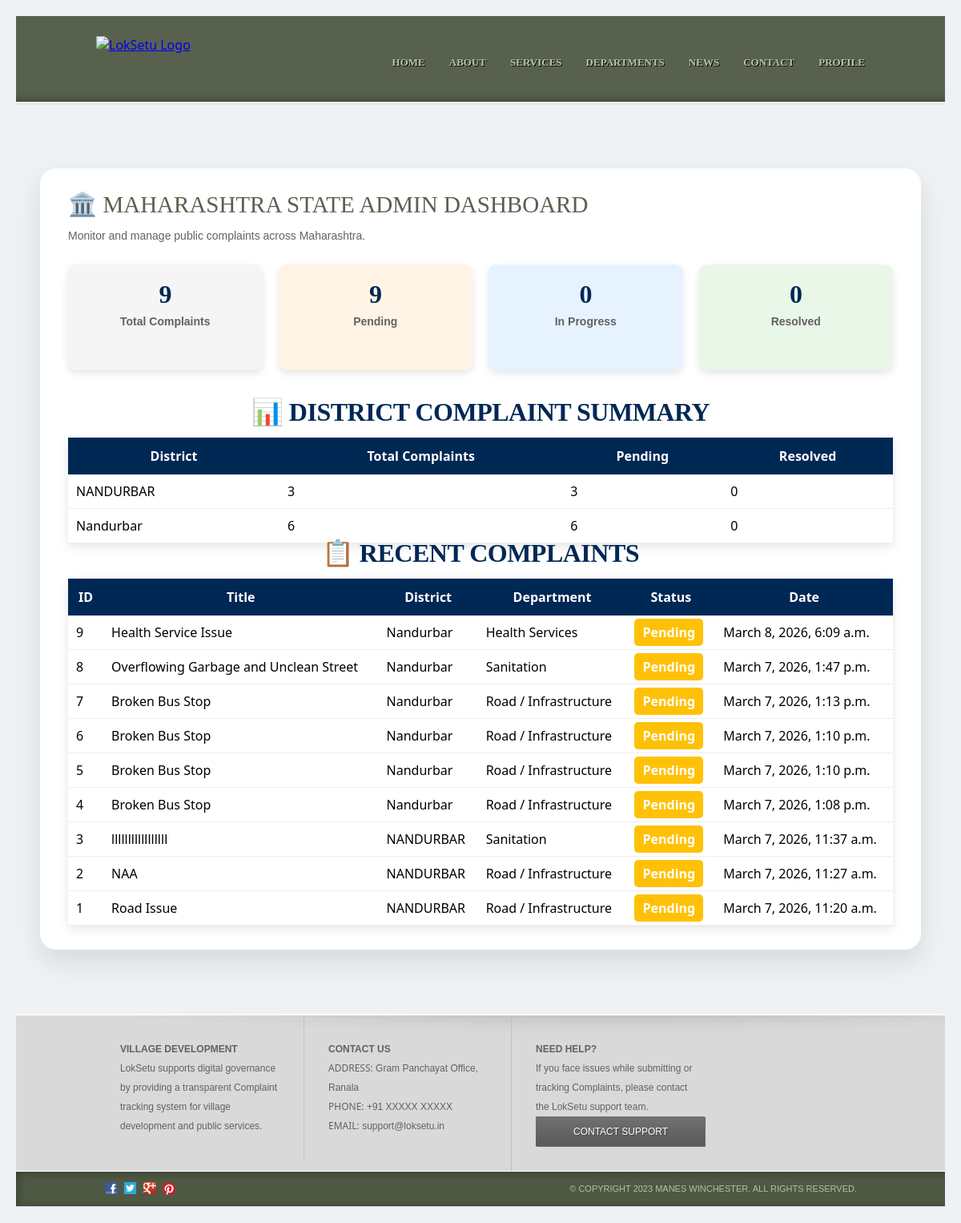
The app's page /accounts/state_admin_dashboard/, older data.
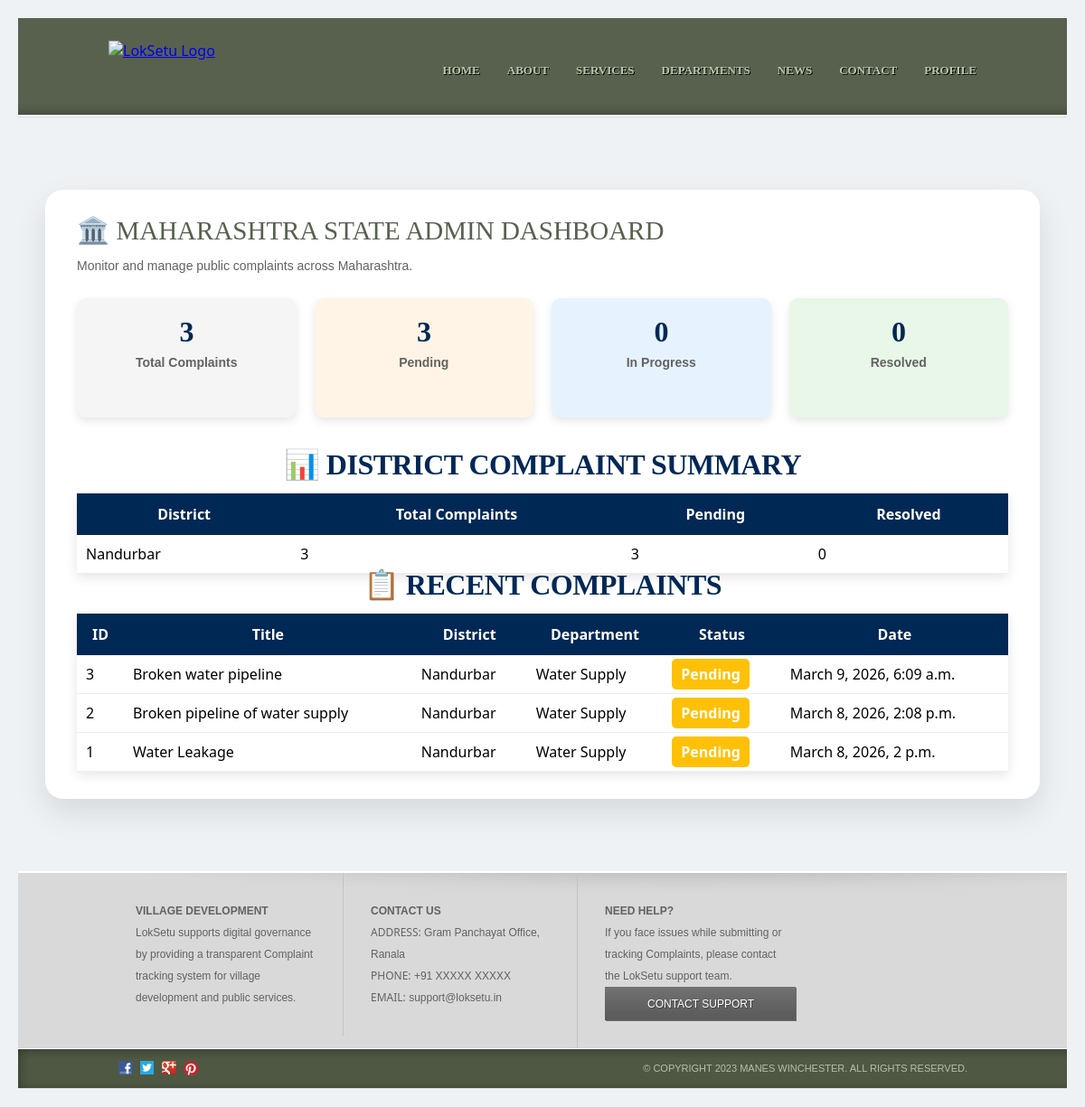
The same page, newer data.
### complaint/models.py (models this page shows, shortened)
class complaint(models.Model):
    complaint_id = models.CharField(max_length=20, unique=True, blank=True)
    full_name = models.CharField(max_length=100)
    phone = models.CharField(max_length=10)
    email = models.EmailField(blank=True, null=True)
    gender = models.CharField(max_length=10)
    aadhaar = models.CharField(max_length=12, blank=True, null=True)
    state = models.CharField(max_length=100)
    district = models.CharField(max_length=100)
    taluka = models.CharField(max_length=100)
    village = models.CharField(max_length=100)
    ward = models.CharField(max_length=20)
    pincode = models.CharField(max_length=6)
    department = models.CharField(max_length=100)
    title = models.CharField(max_length=200)
    description = models.TextField()
    issue_location = models.CharField(max_length=200)
    issue_date = models.DateField()
    evidence = models.FileField(upload_to='complaint/', blank=True, null=True)
    latitude = models.FloatField(blank=True, null=True)
    longitude = models.FloatField(blank=True, null=True)
    STATUS_CHOICES = [
        ("Pending", "Pending"),
        ("In Progress", "In Progress"),
        ("Resolved", "Resolved"),
        ("Rejected", "Rejected"),
    ]
    status = models.CharField(
        max_length=20,
        choices=STATUS_CHOICES,
        default="Pending"
    )
    created_at = models.DateTimeField(auto_now_add=True)

### account/views.py (the view)
# urls.py: path('state_admin_dashboard/', views.state_admin_dashboard, name='state_admin_dashboard'),
def state_admin_dashboard(request):
    complaints = complaint.objects.all().order_by("-created_at")[:20]
    total = complaint.objects.count()
    pending = complaint.objects.filter(status="Pending").count()
    progress = complaint.objects.filter(status="In Progress").count()
    resolved = complaint.objects.filter(status="Resolved").count()
    districts = complaint.objects.values("district").annotate(total=Count("id"))
    district_data = []
    for d in districts:
        district = d["district"]
        district_data.append({
            "district": district,
            "total": complaint.objects.filter(district=district).count(),
            "pending": complaint.objects.filter(district=district, status="Pending").count(),
            "resolved": complaint.objects.filter(district=district, status="Resolved").count(),
        })
    context = {
        "complaints": complaints,
        "total_complaints": total,
        "pending_complaints": pending,
        "progress_complaints": progress,
        "resolved_complaints": resolved,
        "district_data": district_data
    }
    return render(request,"state_admin_dashboard.html",context)

### templates/state_admin_dashboard.html
{% load static %} {% include "header.html" %}
<div class="container">
  <h1>🏛️ Maharashtra State Admin Dashboard</h1>
  <p>Monitor and manage public complaints across Maharashtra.</p>
  <div class="stats">
    <div class="card total">
      <h2>{{ total_complaints }}</h2>
      <p>Total Complaints</p>
    </div>
    <div class="card pending">
      <h2>{{ pending_complaints }}</h2>
      <p>Pending</p>
    </div>
    <div class="card progress">
      <h2>{{ progress_complaints }}</h2>
      <p>In Progress</p>
    </div>
    <div class="card resolved">
      <h2>{{ resolved_complaints }}</h2>
      <p>Resolved</p>
    </div>
  </div>
  <h2>📊 District Complaint Summary</h2>
  <table>
    <thead>
      <tr>
        <th>District</th>
        <th>Total Complaints</th>
        <th>Pending</th>
        <th>Resolved</th>
      </tr>
    </thead>
    <tbody>
      {% for d in district_data %}
      <tr>
        <td>{{ d.district }}</td>
        <td>{{ d.total }}</td>
        <td>{{ d.pending }}</td>
        <td>{{ d.resolved }}</td>
      </tr>
      {% endfor %}
    </tbody>
  </table>
  <h2>📋 Recent Complaints</h2>
  <table>
    <thead>
      <tr>
        <th>ID</th>
        <th>Title</th>
        <th>District</th>
        <th>Department</th>
        <th>Status</th>
        <th>Date</th>
      </tr>
    </thead>
    <tbody>
      {% for c in complaints %}
      <tr>
        <td>{{ c.id }}</td>
        <td>{{ c.title }}</td>
        <td>{{ c.district }}</td>
        <td>{{ c.department }}</td>
        <td>
          {% if c.status == "Pending" %}
          <span class="status pending">{{ c.status }}</span>
          {% elif c.status == "In Progress" %}
          <span class="status progress">{{ c.status }}</span>
          {% elif c.status == "Resolved" %}
          <span class="status resolved">{{ c.status }}</span>
          {% else %}
          <span class="status rejected">{{ c.status }}</span>
          {% endif %}
        </td>
        <td>{{ c.created_at }}</td>
      </tr>
      {% endfor %}
    </tbody>
  </table>
</div>
{% include "footer.html" %}

### templates/header.html (shortened to what this page needs)
{% load static %}
<!doctype html>
<html>
  <head>
    <link
      rel="stylesheet"
      href="{% static 'css/style.css' %}"
      type="text/css"
    />
    <link
      rel="stylesheet"
      href="{% static 'css/complaint.css' %}"
      type="text/css"
    />
    <link
      rel="stylesheet"
      href="{% static 'css/district_admin_dashboard.css' %}"
      type="text/css"
    />
    <link
      rel="stylesheet"
      href="{% static 'css/map_complaint.css' %}"
      type="text/css"
    />
    <link
      rel="stylesheet"
      href="{% static 'css/state_admin_dashboard.css' %}"
      type="text/css"
    />
    <link
      rel="stylesheet"
      href="{% static 'css/super_admin_dashboard.css' %}"
      type="text/css"
    />
    <link
      rel="stylesheet"
      href="{% static 'css/taluka_admin_dashboard.css' %}"
      type="text/css"
    />
    <link
      rel="stylesheet"
      href="{% static 'css/village_admin_dashboard.css' %}"
      type="text/css"
    />
  </head>
  <body>
    <div id="header">
      <div class="clearfix">
        <div class="logo">
          <a href="{% url 'homepage' %}">
            <img src="{% static 'images/logo.png' %}" alt="LokSetu Logo" />
          </a>
        </div>
        <nav>
          <ul class="navigation">
            <li><a href="{% url 'homepage' %}">Home</a></li>
            <li><a href="{% url 'aboutus' %}">About</a></li>
            <li><a href="{% url 'services' %}">Services</a></li>
            <li><a href="{% url 'departments' %}">Departments</a></li>
            <li><a href="{% url 'post' %}">News</a></li>
            <li><a href="{% url 'contactus' %}">Contact</a></li>
            <li><a href="{% url 'userprofile' %}">Profile</a></li>
          </ul>
        </nav>
      </div>
    </div>
  </body>
</html>

### templates/footer.html
<div id="footer">
  <div class="clearfix">
    <div class="section">
      <h4>Village Development</h4>
      <p>
        LokSetu supports digital governance by providing
        a transparent Complaint tracking system for
        village development and public services.
      </p>
    </div>
    <div class="section contact">
      <h4>Contact Us</h4>
      <p><span>Address:</span> Gram Panchayat Office, Ranala</p>
      <p><span>Phone:</span> +91 XXXXX XXXXX</p>
      <p><span>Email:</span> support@loksetu.in</p>
    </div>
    <div class="section">
      <h4>Need Help?</h4>
      <p>
        If you face issues while submitting or tracking
        Complaints, please contact the LokSetu support team.
      </p>
      <a href="/contact/" class="subscribe">
        Contact Support
      </a>
    </div>
  </div>
<div id="footnote">
			<div class="clearfix">
				<div class="connect">
					<a href="http://freewebsitetemplates.com/go/facebook/" class="facebook"></a><a href="http://freewebsitetemplates.com/go/twitter/" class="twitter"></a><a href="http://freewebsitetemplates.com/go/googleplus/" class="googleplus"></a><a href="http://pinterest.com/fwtemplates/" class="pinterest"></a>
				</div>
				<p>
					© Copyright 2023 Manes Winchester. All Rights Reserved.
				</p>
			</div>
		</div>
	</div>
</body>
</html>

### static/css/style.css (style rules this page uses)
body { background-color: #e2e2e2; min-width: 960px; margin: 0; }
img { display: block; border: 0; }
.clearfix { width: 960px; margin: 0 auto; }
.clearfix:after { clear:both; content:""; display:block; line-height:0; height:1%; visibility:hidden; }
.more, .subscribe, input[type='submit'] { background: url(../images/interface.png) no-repeat; }
.phone, .mail, .home, .fax, #footnote .connect a { background: url(../images/icons.png) no-repeat; }
.more, .subscribe, input[type='submit'] { background-position: -107px 0; color: #fff; display: inline-block; font: 12px/28px Arial, Helvetica, sans-serif; height: 28px; width: 97px; text-align: center; text-decoration: none; text-shadow: 1px 1px rgba(0, 0, 0, 0.3); text-transform: uppercase; }
.subscribe, input[type='submit'] { background-position: -222px -38px; height: 38px; line-height: 38px; width: 212px; }
#header { background: #4e5944 url(../images/bg-header.jpg) repeat-x left bottom; padding: 25px 0; }
#header .clearfix { width: 960px; margin: 0 auto; overflow: hidden; }
.logo { float: left; }
.logo img { height:60px; width:auto; display:block; }
#header .clearfix { width:960px; margin:0 auto; overflow:hidden; }
.navigation { float: right; list-style: none; margin: 20px 0 0; padding: 0; }
.navigation li { float: left; margin-left: 30px; position: relative; }
.navigation li > a { color: #b8c6ac; font: bold 13px/24px "Times New Roman", Times, serif; text-decoration: none; text-shadow: 1px 1px #000; text-transform: uppercase; }
h1 { color: #57614e; font: 29px/30px "Times New Roman", Times, serif; margin: 0 0 12px; text-transform: uppercase; }
h2 { color: #626262; font: 19px/24px "Times New Roman", Times, serif; letter-spacing: 2px; margin: 0; text-transform: uppercase; }
p { color: #626262; font: 14px/24px Arial, Helvetica, sans-serif; margin: 0 0 24px; }
#footer { background: #d9d9d9 url(../images/bg-footer.png) repeat-x left top; border-top: 2px solid #fff; }
#footer .section { float: left; min-height: 146px; width: 259px; border-left: 1px solid #c2c2c2; padding: 30px; }
#footer .section h4 { color: #626262; font: bold 12px/24px Arial, Helvetica, sans-serif; margin: 0; text-transform: uppercase; }
#footer .section p { font-size: 12px; margin: 0; }
#footer .section:first-child { border: 0; }
#footer .contact p span { text-transform: uppercase; }
#footnote { background: url(../images/bg-footnote.jpg) repeat-x left top; border-top: 1px solid #fff; padding: 6px 0 3px; }
#footnote p { color: #b5c1aa; font: 11px/30px Arial, Helvetica, sans-serif; margin: 0; padding-right: 10px; text-align: right; text-transform: uppercase; }
#footnote .connect { float: left; display: inline-block; margin: 0 10px; padding: 6px 0; }
#footnote .connect a { display: inline-block; height: 18px; width: 18px; margin-right: 6px; }
#footnote .connect a.facebook { background-position: 0 -112px; }
#footnote .connect a.twitter { background-position: 0 -140px; }
#footnote .connect a.googleplus { background-position: 0 -168px; }
#footnote .connect a.pinterest { background-position: 0 -196px; }

### static/css/complaint.css (style rules this page uses)
* { box-sizing: border-box; font-family: "Segoe UI", Roboto, system-ui, sans-serif; }
body { background: #eef2f5; margin: 0; padding: 20px; }
.container { max-width: 880px; margin: 0 auto; background: #ffffff; padding: 30px 35px; border-radius: 20px; box-shadow: 0 15px 35px rgba(0, 0, 0, 0.1); }
h2 { text-align: center; color: #1e3c2f; margin-top: 0; font-weight: 600; font-size: 2rem; letter-spacing: -0.5px; }

### static/css/district_admin_dashboard.css (style rules this page uses)
.container { width: 95%; max-width: 1200px; margin: 80px auto; font-family: Arial; }
.stats { display: grid; grid-template-columns: repeat(4, 1fr); gap: 20px; margin-bottom: 40px; }
.card { background: #f5f5f5; padding: 25px; border-radius: 10px; text-align: center; box-shadow: 0 4px 10px rgba(0, 0, 0, 0.1); }
.card h2 { font-size: 32px; margin: 0; }
.card p { margin-top: 10px; font-weight: bold; }
.pending { background: #fff4e5; }
.progress { background: #e6f3ff; }
.resolved { background: #e8f7e8; }
table { width: 100%; border-collapse: collapse; background: white; box-shadow: 0 4px 12px rgba(0, 0, 0, 0.1); }
table th { background: #002855; color: white; padding: 12px; }
table td { padding: 10px; border-bottom: 1px solid #eee; }
.status { padding: 6px 10px; border-radius: 5px; font-weight: bold; }
.status.pending { background: #ffc107; color: white; }

### static/css/map_complaint.css (style rules this page uses)
.container { width: 95%; max-width: 1200px; margin: 80px auto; }
h2 { text-align: center; margin-bottom: 20px; color: #002855; }

Row changes from the older to the newer data that the page shows:
removed complaint: id "9", title "Health Service Issue", district "Nandurbar", department "Health Services", status "Pending", created_at "March 8, 2026, 6:09 a.m."
removed complaint: id "8", title "Overflowing Garbage and Unclean Street", district "Nandurbar", department "Sanitation", status "Pending", created_at "March 7, 2026, 1:47 p.m."
removed complaint: id "7", title "Broken Bus Stop", district "Nandurbar", department "Road / Infrastructure", status "Pending", created_at "March 7, 2026, 1:13 p.m."
removed complaint: id "6", title "Broken Bus Stop", district "Nandurbar", department "Road / Infrastructure", status "Pending", created_at "March 7, 2026, 1:10 p.m."
removed complaint: id "5", title "Broken Bus Stop", district "Nandurbar", department "Road / Infrastructure", status "Pending", created_at "March 7, 2026, 1:10 p.m."
removed complaint: id "4", title "Broken Bus Stop", district "Nandurbar", department "Road / Infrastructure", status "Pending", created_at "March 7, 2026, 1:08 p.m."
changed complaint id 3: title "lllllllllllllllll" → "Broken water pipeline"; district "NANDURBAR" → "Nandurbar"; department "Sanitation" → "Water Supply"; created_at "March 7, 2026, 11:37 a.m." → "March 9, 2026, 6:09 a.m."
changed complaint id 2: title "NAA" → "Broken pipeline of water supply"; district "NANDURBAR" → "Nandurbar"; department "Road / Infrastructure" → "Water Supply"; created_at "March 7, 2026, 11:27 a.m." → "March 8, 2026, 2:08 p.m."
changed complaint id 1: title "Road Issue" → "Water Leakage"; district "NANDURBAR" → "Nandurbar"; department "Road / Infrastructure" → "Water Supply"; created_at "March 7, 2026, 11:20 a.m." → "March 8, 2026, 2 p.m."
Text that changed along with them:
{{ total_complaints }}: "9" → "3"
{{ pending_complaints }}: "9" → "3"
{{ d.district }}: "NANDURBAR" → "Nandurbar"
list line gone: "Nandurbar 6 6 0"
